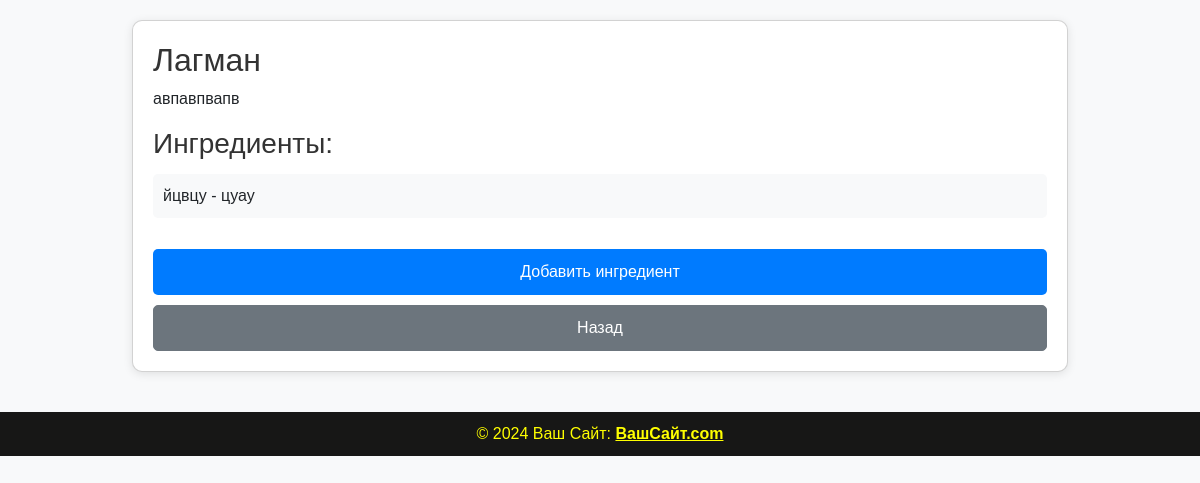
The page /recipes/recipe/1/ on the database its author committed.
### recipes/models.py (models this page shows, shortened)
class Recipe(models.Model):
    title = models.CharField(max_length=255)
    description = models.TextField()

class Ingredient(models.Model):
    name = models.CharField(max_length=255)
    quantity = models.CharField(max_length=100)
    recipe = models.ForeignKey(Recipe, on_delete=models.CASCADE, related_name="ingredients")

### recipes/views.py (the view)
# urls.py: path('recipe/<int:pk>/', RecipeDetailView.as_view(), name='recipe-detail'),
class RecipeDetailView(DetailView):
    model = Recipe
    template_name = "recipes/recipe_detail.html"
    context_object_name = "recipe"

### templates/recipes/recipe_detail.html (shortened to what this page needs)
{% load static %}
<!DOCTYPE html>
<html lang="ru">
<head>
    <link href="https://cdn.jsdelivr.net/npm/bootstrap@5.3.3/dist/css/bootstrap.min.css" rel="stylesheet"
>
    <link rel="stylesheet" href="{% static 'css/book.css'%}">
    <link rel="stylesheet" href="{% static 'css/style.css' %}">
</head>
<body>
    <div class="container">
        <div class="card">
            <h2>{{ recipe.title }}</h2>
            <p>{{ recipe.description }}</p>
            <h3>Ингредиенты:</h3>
            <ul>
                {% for ingredient in recipe.ingredients.all %}
                    <li>{{ ingredient.name }} - {{ ingredient.quantity }}</li>
                {% endfor %}
            </ul>
            <a href="{% url 'ingredient-create' recipe.pk %}" class="btn">Добавить ингредиент</a>
            <a href="{% url 'recipe-list' %}" class="btn btn-secondary">Назад</a>
        </div>
    </div>
 {% include 'components/footer.html' %}
</body>
</html>

### static/css/book.css (style rules this page uses)
body { display: flex; flex-direction: column; min-height: 100vh; padding-top: 70px; background: url("https://i.pinimg.com/736x/e3/7d/a9/e37da92d1e32051af32a81a8950733f3.jpg"); background-repeat: no-repeat; background-size: cover; background-position: center; }
.card { height: 200px; }
.card { height: auto; }

### static/css/style.css (style rules this page uses)
body { font-family: Arial, sans-serif; background-color: #f8f9fa; margin: 0; padding: 0; }
.container { width: 80%; margin: 20px auto; }
.card { background: white; padding: 20px; border-radius: 10px; box-shadow: 0 2px 10px rgba(0, 0, 0, 0.1); margin-bottom: 20px; }
h2, h3 { color: #333; }
.btn { display: inline-block; padding: 10px 15px; margin-top: 10px; background: #007bff; color: white; text-decoration: none; border-radius: 5px; transition: 0.3s; }
.btn-secondary { background: #6c757d; }
ul { list-style: none; padding: 0; }
li { background: #f8f9fa; padding: 10px; margin: 5px 0; border-radius: 5px; }

### rows shown on the page
Recipe: title "Лагман", description "авпавпвапв"
Ingredient: name "йцвцу", quantity "цуау"
